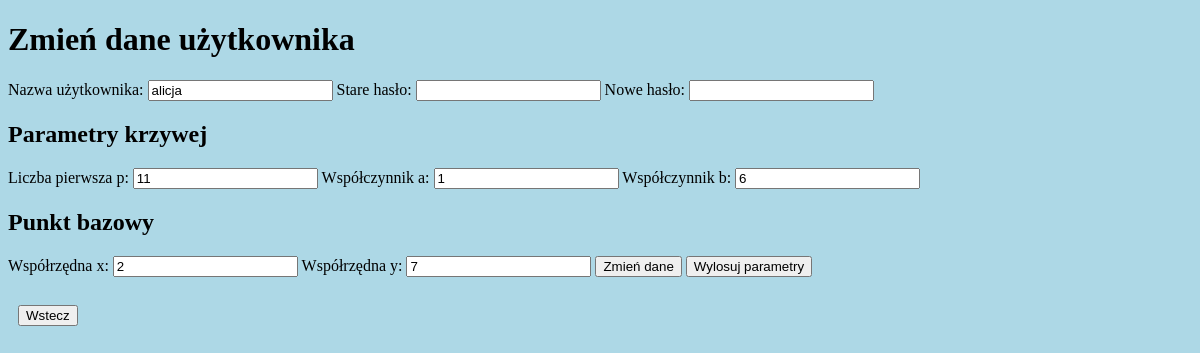
Page /change_parameters/3/ on the earlier database version.
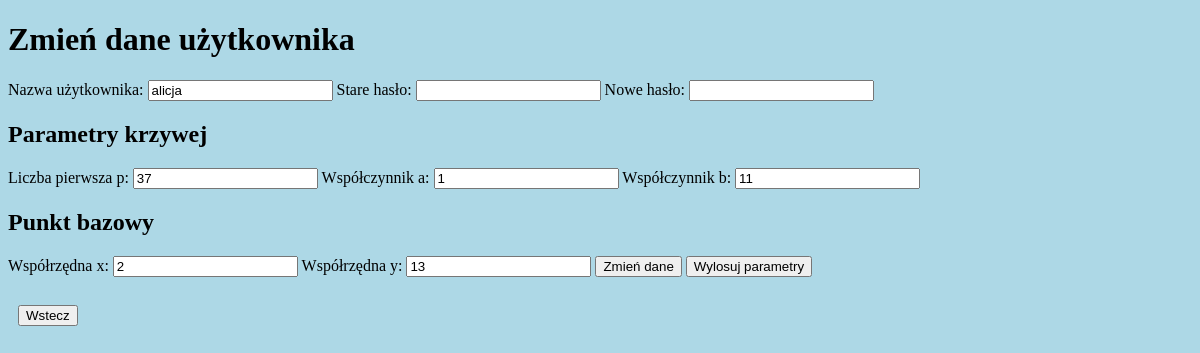
Same page on the later database version.
### eccApp/models.py (models this page shows, shortened)
class UserKeys(models.Model):
    username = models.CharField(max_length=100, unique=True)
    hashed_password = models.CharField(max_length=128)
    curve_p = models.IntegerField()
    curve_a = models.IntegerField()
    curve_b = models.IntegerField()
    curve_n = models.IntegerField()
    g_x = models.IntegerField()
    g_y = models.IntegerField()
    privkey = models.IntegerField()
    pubkey_x = models.IntegerField()
    pubkey_y = models.IntegerField()

### eccApp/views.py (the view)
# urls.py: path('change_parameters/<int:key_id>/', views.change_user_parameters, name='change_parameters'),
def change_user_parameters(request, key_id):
    user = get_object_or_404(UserKeys, pk=key_id)
    if request.method == 'POST':
        form = UpdateUserParametersForm(request.POST)
        if "draw_parameters" in request.POST:
            curve_p, curve_a, curve_b, g_x, g_y = draw_valid_curve_and_point()
            curve_n = count_points_on_curve(curve_a, curve_b, curve_p)
            initial_data = {
                'username': user.username,
                'curve_p': curve_p,
                'curve_a': curve_a,
                'curve_b': curve_b,
                'curve_n': curve_n,
                'g_x': g_x,
                'g_y': g_y,
            }
            form = UpdateUserParametersForm(initial=initial_data)
        elif "generate_keys" in request.POST:
            if form.is_valid():
                username = form.cleaned_data['username']
                old_password = form.cleaned_data['old_password']
                new_password = form.cleaned_data['new_password']
                curve_p = form.cleaned_data['curve_p']
                curve_a = form.cleaned_data['curve_a']
                curve_b = form.cleaned_data['curve_b']
                g_x = form.cleaned_data['g_x']
                g_y = form.cleaned_data['g_y']
                if not check_password(old_password, user.hashed_password):
                    messages.error(request, "Stare hasło jest nieprawidłowe.")
                else:
                    is_valid_curve, validation_error = validate_curve_parameters(curve_p, curve_a, curve_b)
                    if not is_valid_curve:
                        messages.error(request, validation_error)
                    elif not is_point_on_curve(g_x, g_y, curve_a, curve_b, curve_p):
                        messages.error(request, f"Punkt bazowy ({g_x}, {g_y}) nie leży na krzywej.")
                    else:
                        if username != user.username:
                            try:
                                UserKeys.objects.get(username=username)
                                messages.error(request, f"Użytkownik '{username}' już istnieje.")
                                return render(request, 'eccApp/generate_keys.html', {
                                    'form': form,
                                    'update_mode': True,
                                    'key_id': key_id
                                })
                            except UserKeys.DoesNotExist:
                                pass  # Nazwa użytkownika jest unikalna
                        curve_n = count_points_on_curve(curve_a, curve_b, curve_p)
                        privkey, pubkey = generate_key_pair(curve_p, curve_a, curve_n, g_x, g_y)
                        user.username = username
                        user.hashed_password = make_password(new_password)
                        user.curve_p = curve_p
                        user.curve_a = curve_a
                        user.curve_b = curve_b
                        user.curve_n = curve_n
                        user.g_x = g_x
                        user.g_y = g_y
                        user.privkey = privkey
                        user.pubkey_x = pubkey.x
                        user.pubkey_y = pubkey.y
                        user.save()
                        return redirect('user_detail', key_id=key_id)
    else:
        initial_data = {
            'username': user.username,
            'curve_p': user.curve_p,
            'curve_a': user.curve_a,
            'curve_b': user.curve_b,
            'g_x': user.g_x,
            'g_y': user.g_y,
        }
        form = UpdateUserParametersForm(initial=initial_data)
    return render(request, 'eccApp/generate_keys.html', {
        'form': form,
        'update_mode': True,
        'key_id': key_id
    })

### eccApp/forms.py
class UpdateUserParametersForm(forms.Form):
    username = forms.CharField(label='Nazwa użytkownika', max_length=100)
    old_password = forms.CharField(label='Stare hasło', widget=forms.PasswordInput)
    new_password = forms.CharField(label='Nowe hasło', widget=forms.PasswordInput, required=False)
    curve_p = forms.IntegerField(label='Liczba pierwsza p')
    curve_a = forms.IntegerField(label='Współczynnik a')
    curve_b = forms.IntegerField(label='Współczynnik b')
    g_x = forms.IntegerField(label='Współrzędna x')
    g_y = forms.IntegerField(label='Współrzędna y')

### eccApp/templates/eccApp/generate_keys.html (shortened to what this page needs)
{% load static %}
<!DOCTYPE html>
<html lang="pl">
<head>
    <link rel="stylesheet" href="{% static 'eccApp/style.css' %}">
</head>
<body>
<h1>{% if update_mode %}Zmień dane użytkownika{% else %}Wygeneruj klucze i parametry użytkownika{% endif %}</h1>
<form method="post">
    {{ form.username.label_tag }} {{ form.username }}
    {% if update_mode %}
        {{ form.old_password.label_tag }} {{ form.old_password }}
        {{ form.new_password.label_tag }} {{ form.new_password }}
    {% else %}
        {{ form.password.label_tag }} {{ form.password }}
    {% endif %}
    <h2>Parametry krzywej</h2>
    {{ form.curve_p.label_tag }} {{ form.curve_p }}
    {{ form.curve_a.label_tag }} {{ form.curve_a }}
    {{ form.curve_b.label_tag }} {{ form.curve_b }}
    <h2>Punkt bazowy</h2>
    {{ form.g_x.label_tag }} {{ form.g_x }}
    {{ form.g_y.label_tag }} {{ form.g_y }}
    <button type="submit" name="generate_keys" id="generate-keys-btn">
        {% if update_mode %}Zmień dane{% else %}Wygeneruj klucze{% endif %}
    </button>
    <button type="submit" name="draw_parameters" id="draw-parameters-btn">
        Wylosuj parametry
    </button>
</form>
<br>
{% if update_mode %}
    <a href="{% url 'user_detail' key_id %}"><button>Wstecz</button></a>
{% else %}
    <a href="{% url 'elgamal_page' %}"><button>Wróć do ElGamala</button></a>
    <a href="{% url 'ecdsa_page' %}"><button>Wróć do ECDSA</button></a>
{% endif %}
</body>
</html>

Differences in the rows shown:
changed UserKeys "alicja": curve_p "11" → "37"; curve_b "6" → "11"; g_y "7" → "13"
